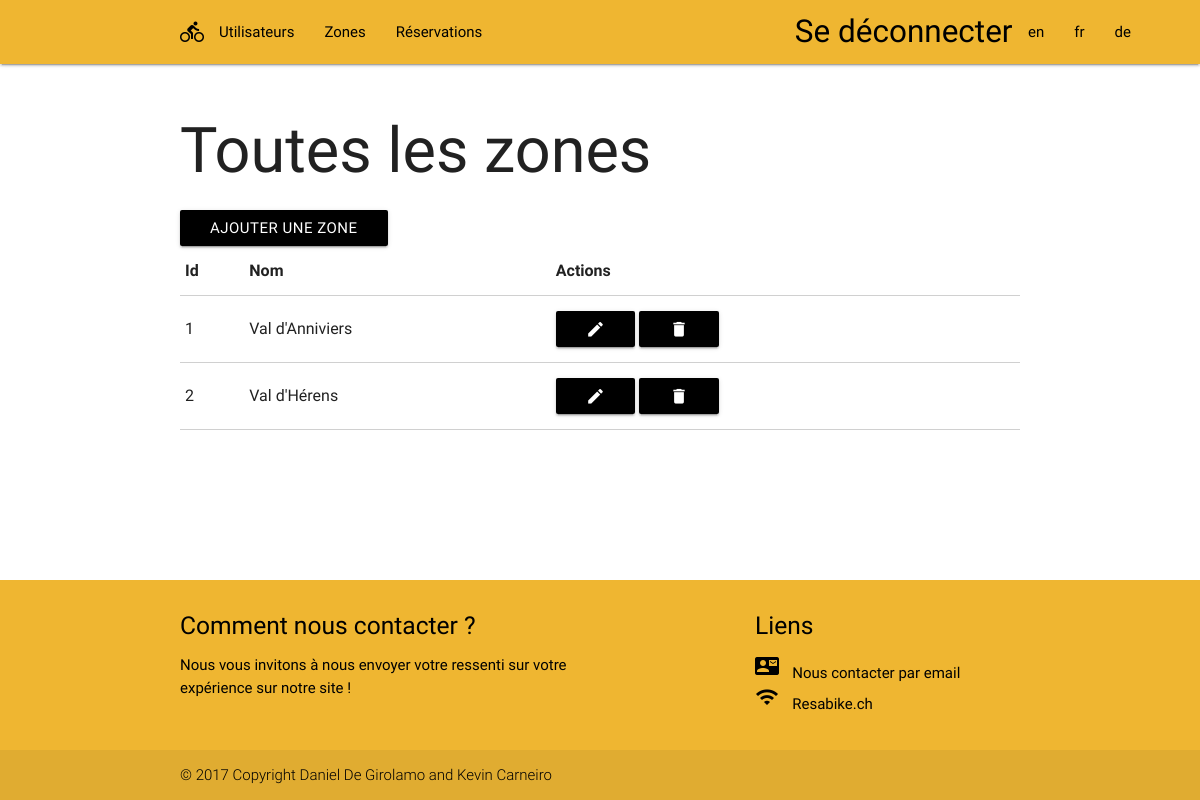
The page /zone (signed in) on the database its author committed.
### tables this page shows
CREATE TABLE zone (
  id  INT         NOT NULL AUTO_INCREMENT PRIMARY KEY,
  nom VARCHAR(50) NOT NULL
);

### library/autoload.php (called while the page is built, shortened)
<?php
function loadClass($className) {
    $prefix = "ResaBike\\";
    $className = substr($className, strlen($prefix), strlen($className));
    $fileName = '';
    $includePath = ROOT;
    if (false !== ($lastNsPos = strripos($className, '\\'))) {
        $namespace = substr($className, 0, $lastNsPos);
        $className = substr($className, $lastNsPos + 1);
        $fileName = strtolower(str_replace('\\', DIRECTORY_SEPARATOR, $namespace) . DIRECTORY_SEPARATOR);
    }
    $fileNameNormal = $fileName . str_replace('_', DIRECTORY_SEPARATOR, $className) . '.php';
    $fileNameClass = $fileName . str_replace('_', DIRECTORY_SEPARATOR, 'class.'.$className) . '.php';
    $fullFileName = $includePath . DIRECTORY_SEPARATOR . $fileNameNormal;
    $fullFileNameClass = $includePath . DIRECTORY_SEPARATOR . $fileNameClass;
}

### library/mvc/class.Controller.php (called while the page is built, shortened)
<?php
class Controller{
    public function __construct($currentController, $currentAction, $model, $view){
        $this->model = $model;
        $this->view = $view;
    }
}

### library/database/class.DbConnect.php (called while the page is built, shortened)
<?php
class DbConnect{
    public static function Get() {
        global $pdo;
        $db_host = "localhost";
        $db_name = "dbResabike";
        $db_user = "root";
        $db_pass = "";
        if($pdo == null) {
            try {
                $pdo = new PDO('mysql:host='.$db_host.';dbname='.$db_name.'', $db_user, $db_pass);
                $pdo->exec('SET NAMES utf8');
                $pdo->setAttribute(PDO::ATTR_ERRMODE, PDO::ERRMODE_EXCEPTION);
            }
            catch (PDOException $e){
                die('<div align="center">
                        <h1>Error</h1>
                        <h3>Can\'t connect to database</h3>
                    </div>');
            }
        }
        return $pdo;
    }
}

### library/entity/Class.Zone.php (called while the page is built, shortened)
<?php
	class Zone{
		var $conn;
		public function __construct(){
			$this->conn=DbConnect::Get('Connection');
		}
		public function getAllZone(){
			$conn = $this->conn;
			$sql="SELECT * FROM zone";
			return $conn->query($sql)->fetchAll(PDO::FETCH_ASSOC);
		}
	}
?>

### app/model/ModelZone.php (called while the page is built, shortened)
<?php
class ModelZone
{
    public function getAllZones()
    {
        $zoneManager = new Zone();
        $zones = $zoneManager->getAllZone();
        return $zones;
    }
}

### app/controller/ControllerZone.php (called while the page is built, shortened)
<?php
class ControllerZone extends Controller
{
    public function index()
    {
        $UserConnected = $_SESSION['UserConnected'];
        if ($_SESSION['UserConnected']['idRole'] == 3) {
            $zones = $this->model->getAllZones();
        } else {
            $zones = $this->model->getAllGoodZones($UserConnected['idZone']);
        }
        $this->view->Set('zones', $zones);
        return $this->view->Render();
    }
}

### index.php (called while the page is built, shortened)
<?php
require LIBPATH.DS.'autoload.php';
require LIBPATH.DS.'function.php';
$rooter = new Router();
$rooter->SetErrorReporting();
$rooter->CallHook();

### library/mvc/class.View.php (called while the page is built, shortened)
<?php
class View {
    public $viewPath;
    public $layoutPath;
    public function __construct($ctr, $act) {
        $this->currentController = $ctr;
        $this->currentAction = $act;
        $this->viewPath = APPPATH.DS.'view'.DS.$ctr.DS.'view-'.$act.'.php';
        $this->layoutPath = APPPATH.DS.'view'.DS.'_shared'.DS.'view-main.php';
    }
    public function RenderPartial() {
        include($this->viewPath);
        return ob_get_clean();
    }
    public function Render() {
        $html = $this->RenderPartial();
        include($this->layoutPath);
        return ob_get_clean();
    }
}

### app/view/zone/view-index.php (the view)
<div class="container">
    <h1><?php trad('All Zones'); ?></h1></td>
    <?php
    if($_SESSION['UserConnected']['idRole'] == 3){
       echo '<a class="btn waves-effect waves-light resa-btn" href="/resabike/zone/add">'. trad('Add a zone',true).'</a>';
    }
    ?>
    <table class="bordered">
        <thead>
        <tr>
            <th><?php trad('Id'); ?></th>
            <th><?php trad('Name'); ?></th>
            <th><?php trad('Actions'); ?></th>
        </tr>
        </thead>
        <tbody>
        <?php
        $html = "";
        foreach($zones as $zone) {
            $actions = '
            <a href="/resabike/zone/edit?id='.$zone['id'].'" class="waves-effect waves-light btn resa-btn">
                <i class="large material-icons">edit</i>
            </a>
            <a href="#modal'.$zone['id'].'" class="waves-effect waves-light btn modal-trigger resa-btn">
                <i class="large material-icons">delete</i>
            </a>
            <div id="modal'.$zone['id'].'" class="modal">
                <div class="modal-content">
                    <h4>'. trad('Suppression of the zone', true) .''.$zone['nom'].'</h4>
                    <p>'. trad('Are you sure that you want to delete this zone ? ', true) .'</p>
                </div>
                <div class="modal-footer">
                    <a href="/resabike/zone/delete?id='.$zone['id'].'" class="waves-effect waves-light btn modal-trigger resa-btn">'. trad('Confirme', true) .'</a>
                    <a href="" class="waves-effect waves-light btn modal-trigger resa-btn">'. trad('Cancel', true) .'</a>
                </div>
            </div>';
            $html .= '<tr>
                <td>'.$zone['id'].'</td>
                <td>'.$zone['nom'].'</td>
                <td>'.$actions.'</td>
            </tr>';
        }
        echo $html;
        ?>
        </tbody>
    </table>
</div>

### library/class.Router.php (shortened to what this page needs)
<?php
class Router{
    public function CallHook() {
        $params = array();
        if(isset($_GET['url']) && !empty($_GET['url'])){
            $url = $_GET['url'];
            $params = explode('/', $url);
        }
        $ctr = isset($params[0]) ? $params[0] : DEFAULT_CONTROLLER;
        $action = isset($params[1]) ? $params[1] : DEFAULT_ACTION;
        $controllerClassName = 'ResaBike\\App\\Controller\\Controller'.ucfirst($ctr);
        if(class_exists($controllerClassName)) {
            $model = self::GetModel($ctr);
            $view = self::GetView($ctr, $action);
            $controller = new $controllerClassName($ctr, $action, $model, $view);
            if(method_exists($controller, $action)) {
                echo $controller->$action();
                exit;
            }
        }
        exit;
    }
    public static function GetModel($controller) {
        $modelName = 'ResaBike\\App\\Model\\Model' . ucfirst($controller);
        if (class_exists($modelName)) {
            return new $modelName();
        }
        return new Model();
    }
    public static function GetView($c, $a) {
        return new View($c, $a);
    }
}

### library/function.php (shortened to what this page needs)
<?php
function trad($key, $return = false)
{
    $currentlang = 'en';
    $currentlang = (isset($_SESSION['lang'])) ? strtolower($_SESSION['lang']) : $currentlang;
    $path = ASSETSPATH . DS . 'languages' . DS . $currentlang . '.json';
    $a = file_get_contents($path);
    $lang = json_decode($a, true);
    return returnOrEcho($lang[$key], $return);
}
function returnOrEcho($value, $isReturn)
{
    if($isReturn) {
        return $value;
    }
    else {
        echo $value;
    }
    return '';
}

### app/view/_shared/view-main.php (shortened to what this page needs)
<html>
<head>
    <link href="/resabike/assets/css/icon.css" rel="stylesheet">
    <link type="text/css" rel="stylesheet" href="/resabike/assets/css/materialize.css" media="screen,projection"/>
    <link href="/resabike/assets/css/perso.css" rel="stylesheet">
</head>
<body>
<header>
    <div class="navbar-fixed">
        <nav class="teal lighten-2">
            <div class="nav-wrapper">
                <div class="container">
                    <a style="margin-right: 15%;" class="brand-logo right"
                       href="/resabike/login/logout"><?php trad('Logout'); ?></a>
                    <ul class="right " style="display:inline-block; margin-right: -15%;">
                        <li>
                            <a href="<?php echo '/resabike/languages?lang=en&lastPage=' . $this->currentController . '/' . $this->currentAction; ?>">en</a>
                        </li>
                        <li>
                            <a href="<?php echo '/resabike/languages?lang=fr&lastPage=' . $this->currentController . '/' . $this->currentAction; ?>">fr</a>
                        </li>
                        <li>
                            <a href="<?php echo '/resabike/languages?lang=de&lastPage=' . $this->currentController . '/' . $this->currentAction; ?>">de</a>
                        </li>
                    </ul>
                    <ul id="nav-mobile" class="left hide-on-med-and-down">
                        <li><i class="material-icons blackIcon"">directions_bike</i></li>
                        <?php if ($_SESSION['UserConnected']['idRole'] >= 3) {
                            echo '<li><a href="/resabike/users">' .trad('Users', true) . '</a></li>';
                        } ?>
                        <?php if ($_SESSION['UserConnected']['idRole'] >= 2) {
                            echo '<li><a href="/resabike/zone">' .trad('Zones', true). '</a></li>';
                        } ?>
                        <?php if ($_SESSION['UserConnected']['idRole'] >= 1) {
                            echo '<li><a href="/resabike/book">' . trad('Books', true). '</a></li>';
                        } ?>
                    </ul>
                </div>
            </div>
        </nav>
    </div>
</header>
<main>
    <?php echo $html; ?>
</main>
<footer class="page-footer">
    <div class="container">
        <div class="row">
            <div class="col l6 s12">
                <h5><?php trad('How to contact us ?')?></h5>
                <p class="text-lighten-4"><?php trad('We invite you to send us a feedback about your experience on our website !')?></p>
            </div>
            <div class="col l4 offset-l2 s12">
                <h5><?php trad('Links')?></h5>
                <ul>
                    <li><i class="material-icons blackIcon"">contact_mail</i><a class="blackLinks" href="mailto:bestproject69kevdan@gmail.com"><?php trad('Contact us by email')?></a></li>
                    <li><i class="material-icons blackIcon"">wifi</i><a class="blackLinks" href="http://www.resabike.ch/">Resabike.ch</a></li>
                </ul>
            </div>
        </div>
    </div>
    <div class="footer-copyright">
        <div class="container">
            © 2017 Copyright Daniel De Girolamo and Kevin Carneiro
        </div>
    </div>
</footer>
</body>
</html>

### assets/css/perso.css (style rules this page uses)
body { display: flex; min-height: 100vh; flex-direction: column; }
main { flex: 1 0 auto; margin-top: 20px; }
.teal.lighten-2 { background-color: #EFB631 !important; }
.teal.lighten-2 a { color : black !important; }
.resa-btn { background-color: black !important; color: #fff; }
.blackIcon { color: black; margin-right: 5%; }
.blackLinks { color: black !important; }

### rows shown on the page
zone: id "1", nom "Val d'Anniviers"
zone: id "2", nom "Val d'Hérens"

### other values the page prints
$value "Se déconnecter Toutes les zones Id Nom Actions Comment nous contacter ? Nous vous invitons à nous envoyer votre ressenti sur votre expérience sur notre site ! Liens Nous contacter par email"
trad('Users', true) "Utilisateurs"
trad('Zones', true) "Zones"
trad('Books', true) "Réservations"
trad('Add a zone',true) "AJOUTER UNE ZONE"
